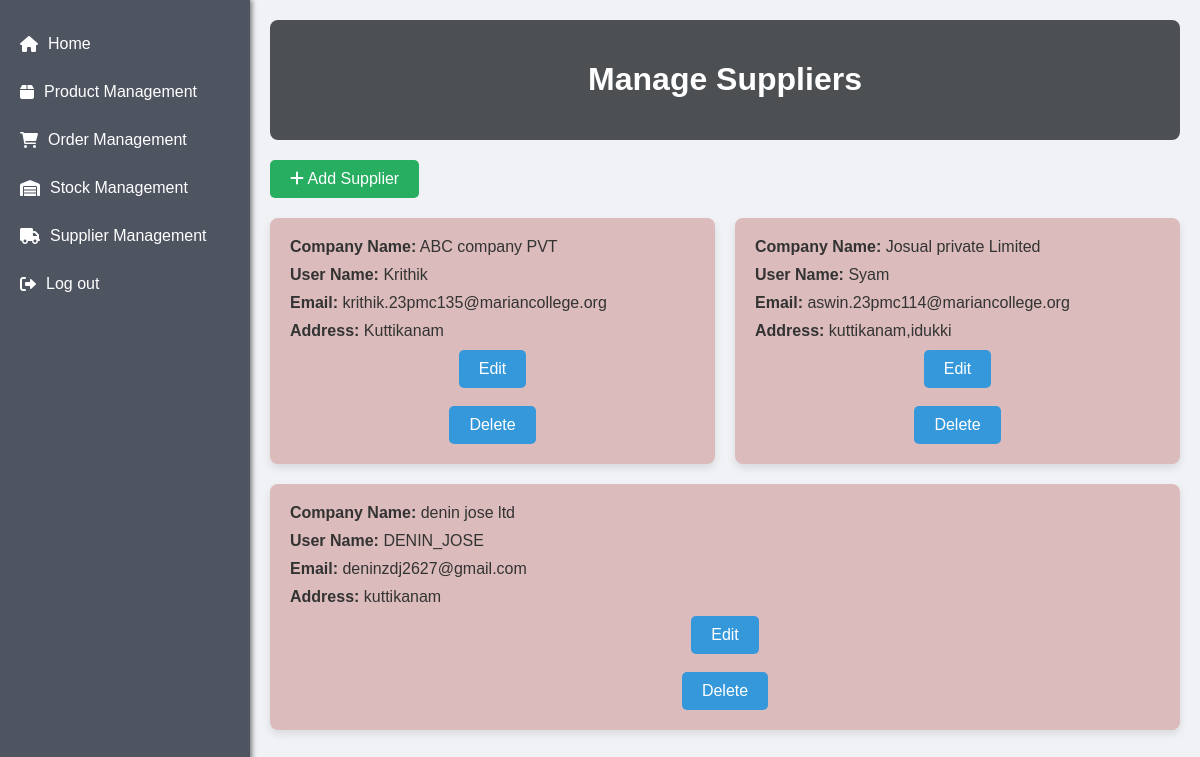
The app's page /manage_suppliers/ with its own data.
### pets/models.py (models this page shows, shortened)
class Supplier(models.Model):
    company_name = models.CharField(max_length=100)
    username = models.CharField(max_length=50, unique=True)
    password = models.CharField(max_length=50)
    email = models.EmailField(unique=True)
    address = models.TextField()

### pets/views.py (the view)
# urls.py: path('manage_suppliers/', manage_suppliers, name='manage_suppliers'),
def manage_suppliers(request):
    suppliers = Supplier.objects.all()
    return render(request, 'manage_suppliers.html', {'suppliers': suppliers})

### pets/templates/manage_suppliers.html (shortened to what this page needs)
{% load static %}
<!DOCTYPE html>
<html lang="en">
<head>
    <link rel="stylesheet" href="https://cdnjs.cloudflare.com/ajax/libs/font-awesome/6.0.0-beta3/css/all.min.css">
</head>
<body>
    <div class="sidebar">
        <a href="{% url 'admin_dashboard' %}">
            <i class="fas fa-home"></i><span>Home</span>
        </a>
        <a href="{% url 'adminpage' %}">
            <i class="fas fa-box"></i><span>Product Management</span>
        </a>
        <a href="{% url 'adminorders' %}">
            <i class="fas fa-shopping-cart"></i><span>Order Management</span>
        </a>
        <a href="{% url 'stock_management' %}">
            <i class="fas fa-warehouse"></i><span>Stock Management</span>
        </a>
        <a href="{% url 'manage_suppliers' %}">
            <i class="fas fa-truck"></i><span>Supplier Management</span>
        </a>
        <a href="{% url 'user_logout' %}">
            <i class="fas fa-sign-out-alt"></i><span>Log out</span>
        </a>
    </div>
    <div class="main-content">
        <div class="header">
            <div class="header-logo">
                    <h1 style="text-align: center;">Manage Suppliers</h1>
            </div>
        </div>
        <a href="{% url 'register_supplier' %}" class="add-supplier-button">
            <i class="fas fa-plus"></i> Add Supplier
        </a>
        <div class="supplier-container">
            {% for supplier in suppliers %}
            <div class="supplier-card">
                <div class="supplier-info"><strong>Company Name:</strong> {{ supplier.company_name }}</div>
                <div class="supplier-info"><strong>User Name:</strong> {{ supplier.username }}</div>
                <div class="supplier-info"><strong>Email:</strong> {{ supplier.email }}</div>
                <div class="supplier-info"><strong>Address:</strong> {{ supplier.address }}</div>
                <a href="{% url 'edit_supplier' supplier.id %}" class="edit-button">Edit</a>
                <br>
                <a href="{% url 'delete_supplier' supplier.id %}" class="edit-button" onclick="return confirmDelete('{{ supplier.company_name }}')">Delete</a>
            </div>
            {% empty %}
            <p class="no-suppliers">No suppliers found.</p>
            {% endfor %}
        </div>
    </div>
</body>
</html>

### pets/templates/manage_suppliers.html (style rules this page uses)
body { font-family: Arial, sans-serif; background-color: #f0f2f5; margin: 0; padding: 0; display: flex; min-height: 100vh; color: #333; }
.sidebar { width: 250px; background: #4f5461; color: white; position: fixed; height: 100%; padding-top: 20px; transition: width 0.3s; box-shadow: 2px 0 5px rgba(0, 0, 0, 0.5); }
.sidebar a { display: flex; align-items: center; padding: 15px 20px; color: white; text-decoration: none; transition: background 0.3s, padding-left 0.3s; }
.sidebar a i { margin-right: 10px; transition: margin-right 0.3s; }
.main-content { margin-left: 250px; padding: 20px; width: calc(100% - 250px); transition: margin-left 0.3s, width 0.3s; }
.header { background-color: #4d5052; color: #ffffff; padding: 20px; text-align: center; border-radius: 8px; margin-bottom: 20px; animation: fadeIn 2s ease forwards; }
.supplier-container { display: flex; flex-wrap: wrap; gap: 20px; justify-content: center; }
.supplier-card { background-color: #dbbbbb; border-radius: 8px; box-shadow: 0 4px 8px rgba(0, 0, 0, 0.1); padding: 20px; flex: 1 1 300px; transition: box-shadow 0.3s; display: flex; flex-direction: column; }
.supplier-info { margin-bottom: 10px; font-size: 16px; }
.edit-button { background-color: #3498db; color: #ffffff; border: none; border-radius: 5px; padding: 10px 20px; font-size: 16px; cursor: pointer; transition: background-color 0.3s; text-decoration: none; margin-top: auto; align-self: center; }
.add-supplier-button { background-color: #27ae60; color: #ffffff; border: none; border-radius: 5px; padding: 10px 20px; font-size: 16px; cursor: pointer; transition: background-color 0.3s; text-decoration: none; margin-bottom: 20px; display: inline-block; align-self: flex-end; }

### records on screen
Supplier: company_name "ABC company PVT", username "Krithik", email "krithik.23pmc135@mariancollege.org", address "Kuttikanam"
Supplier: company_name "Josual private Limited", username "Syam", email "aswin.23pmc114@mariancollege.org", address "kuttikanam,idukki"
Supplier: company_name "denin jose ltd", username "DENIN_JOSE", email "deninzdj2627@gmail.com", address "kuttikanam"
